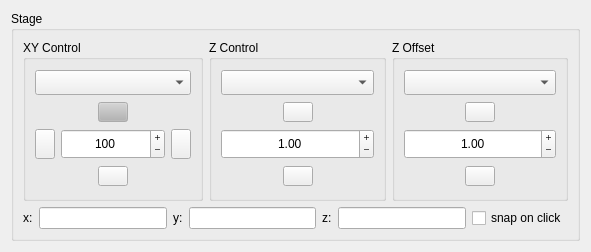
<?xml version="1.0" encoding="UTF-8"?>
<ui version="4.0">
 <class>Form</class>
 <widget class="QWidget" name="Form">
  <property name="geometry">
   <rect>
    <x>0</x>
    <y>0</y>
    <width>591</width>
    <height>248</height>
   </rect>
  </property>
  <property name="windowTitle">
   <string>Form</string>
  </property>
  <layout class="QGridLayout" name="gridLayout">
   <item row="0" column="0">
    <widget class="QGroupBox" name="stage_groupBox">
     <property name="enabled">
      <bool>true</bool>
     </property>
     <property name="sizePolicy">
      <sizepolicy hsizetype="Expanding" vsizetype="Preferred">
       <horstretch>0</horstretch>
       <verstretch>0</verstretch>
      </sizepolicy>
     </property>
     <property name="minimumSize">
      <size>
       <width>0</width>
       <height>230</height>
      </size>
     </property>
     <property name="maximumSize">
      <size>
       <width>16777215</width>
       <height>230</height>
      </size>
     </property>
     <property name="title">
      <string>Stage</string>
     </property>
     <layout class="QGridLayout" name="gridLayout_14">
      <item row="0" column="0">
       <widget class="QGroupBox" name="XY_groupBox">
        <property name="enabled">
         <bool>true</bool>
        </property>
        <property name="sizePolicy">
         <sizepolicy hsizetype="Expanding" vsizetype="Preferred">
          <horstretch>0</horstretch>
          <verstretch>0</verstretch>
         </sizepolicy>
        </property>
        <property name="minimumSize">
         <size>
          <width>180</width>
          <height>0</height>
         </size>
        </property>
        <property name="maximumSize">
         <size>
          <width>16777215</width>
          <height>16777215</height>
         </size>
        </property>
        <property name="title">
         <string>XY Control</string>
        </property>
        <layout class="QVBoxLayout" name="verticalLayout_3">
         <item>
          <widget class="QComboBox" name="xy_device_comboBox">
           <property name="minimumSize">
            <size>
             <width>0</width>
             <height>25</height>
            </size>
           </property>
           <property name="maximumSize">
            <size>
             <width>16777215</width>
             <height>25</height>
            </size>
           </property>
          </widget>
         </item>
         <item>
          <layout class="QHBoxLayout" name="horizontalLayout">
           <item>
            <spacer name="horizontalSpacer_3">
             <property name="orientation">
              <enum>Qt::Horizontal</enum>
             </property>
             <property name="sizeHint" stdset="0">
              <size>
               <width>40</width>
               <height>20</height>
              </size>
             </property>
            </spacer>
           </item>
           <item>
            <widget class="QPushButton" name="y_up_Button">
             <property name="enabled">
              <bool>true</bool>
             </property>
             <property name="maximumSize">
              <size>
               <width>30</width>
               <height>20</height>
              </size>
             </property>
             <property name="palette">
              <palette>
               <active>
                <colorrole role="Button">
                 <brush brushstyle="SolidPattern">
                  <color alpha="255">
                   <red>179</red>
                   <green>179</green>
                   <blue>179</blue>
                  </color>
                 </brush>
                </colorrole>
               </active>
               <inactive>
                <colorrole role="Button">
                 <brush brushstyle="SolidPattern">
                  <color alpha="255">
                   <red>179</red>
                   <green>179</green>
                   <blue>179</blue>
                  </color>
                 </brush>
                </colorrole>
               </inactive>
               <disabled>
                <colorrole role="Button">
                 <brush brushstyle="SolidPattern">
                  <color alpha="255">
                   <red>179</red>
                   <green>179</green>
                   <blue>179</blue>
                  </color>
                 </brush>
                </colorrole>
               </disabled>
              </palette>
             </property>
             <property name="text">
              <string/>
             </property>
            </widget>
           </item>
           <item>
            <spacer name="horizontalSpacer_4">
             <property name="orientation">
              <enum>Qt::Horizontal</enum>
             </property>
             <property name="sizeHint" stdset="0">
              <size>
               <width>40</width>
               <height>20</height>
              </size>
             </property>
            </spacer>
           </item>
          </layout>
         </item>
         <item>
          <layout class="QHBoxLayout" name="horizontalLayout_9">
           <item>
            <widget class="QPushButton" name="left_Button">
             <property name="enabled">
              <bool>true</bool>
             </property>
             <property name="maximumSize">
              <size>
               <width>20</width>
               <height>30</height>
              </size>
             </property>
             <property name="text">
              <string/>
             </property>
            </widget>
           </item>
           <item>
            <widget class="QSpinBox" name="xy_step_size_SpinBox">
             <property name="enabled">
              <bool>true</bool>
             </property>
             <property name="sizePolicy">
              <sizepolicy hsizetype="Expanding" vsizetype="Fixed">
               <horstretch>0</horstretch>
               <verstretch>0</verstretch>
              </sizepolicy>
             </property>
             <property name="minimumSize">
              <size>
               <width>100</width>
               <height>0</height>
              </size>
             </property>
             <property name="maximumSize">
              <size>
               <width>16777215</width>
               <height>30</height>
              </size>
             </property>
             <property name="layoutDirection">
              <enum>Qt::LeftToRight</enum>
             </property>
             <property name="alignment">
              <set>Qt::AlignCenter</set>
             </property>
             <property name="buttonSymbols">
              <enum>QAbstractSpinBox::PlusMinus</enum>
             </property>
             <property name="showGroupSeparator" stdset="0">
              <bool>false</bool>
             </property>
             <property name="minimum">
              <number>0</number>
             </property>
             <property name="maximum">
              <number>10000</number>
             </property>
             <property name="value">
              <number>100</number>
             </property>
            </widget>
           </item>
           <item>
            <widget class="QPushButton" name="right_Button">
             <property name="enabled">
              <bool>true</bool>
             </property>
             <property name="maximumSize">
              <size>
               <width>20</width>
               <height>30</height>
              </size>
             </property>
             <property name="text">
              <string/>
             </property>
            </widget>
           </item>
          </layout>
         </item>
         <item>
          <layout class="QHBoxLayout" name="horizontalLayout_4">
           <item>
            <spacer name="horizontalSpacer_6">
             <property name="orientation">
              <enum>Qt::Horizontal</enum>
             </property>
             <property name="sizeHint" stdset="0">
              <size>
               <width>40</width>
               <height>20</height>
              </size>
             </property>
            </spacer>
           </item>
           <item>
            <widget class="QPushButton" name="y_down_Button">
             <property name="enabled">
              <bool>true</bool>
             </property>
             <property name="maximumSize">
              <size>
               <width>30</width>
               <height>20</height>
              </size>
             </property>
             <property name="text">
              <string/>
             </property>
            </widget>
           </item>
           <item>
            <spacer name="horizontalSpacer_5">
             <property name="orientation">
              <enum>Qt::Horizontal</enum>
             </property>
             <property name="sizeHint" stdset="0">
              <size>
               <width>40</width>
               <height>20</height>
              </size>
             </property>
            </spacer>
           </item>
          </layout>
         </item>
        </layout>
       </widget>
      </item>
      <item row="1" column="0" colspan="3">
       <layout class="QGridLayout" name="gridLayout_8">
        <item row="0" column="5">
         <widget class="QLineEdit" name="y_lineEdit">
          <property name="alignment">
           <set>Qt::AlignCenter</set>
          </property>
          <property name="readOnly">
           <bool>true</bool>
          </property>
         </widget>
        </item>
        <item row="0" column="3">
         <widget class="QLabel" name="label_8">
          <property name="sizePolicy">
           <sizepolicy hsizetype="Fixed" vsizetype="Fixed">
            <horstretch>0</horstretch>
            <verstretch>0</verstretch>
           </sizepolicy>
          </property>
          <property name="text">
           <string>y:</string>
          </property>
         </widget>
        </item>
        <item row="0" column="7">
         <widget class="QLineEdit" name="z_lineEdit">
          <property name="alignment">
           <set>Qt::AlignCenter</set>
          </property>
          <property name="readOnly">
           <bool>true</bool>
          </property>
         </widget>
        </item>
        <item row="0" column="6">
         <widget class="QLabel" name="label_9">
          <property name="sizePolicy">
           <sizepolicy hsizetype="Fixed" vsizetype="Fixed">
            <horstretch>0</horstretch>
            <verstretch>0</verstretch>
           </sizepolicy>
          </property>
          <property name="text">
           <string>z:</string>
          </property>
         </widget>
        </item>
        <item row="0" column="2">
         <widget class="QLineEdit" name="x_lineEdit">
          <property name="enabled">
           <bool>true</bool>
          </property>
          <property name="alignment">
           <set>Qt::AlignCenter</set>
          </property>
          <property name="readOnly">
           <bool>true</bool>
          </property>
         </widget>
        </item>
        <item row="0" column="1">
         <widget class="QLabel" name="label_7">
          <property name="sizePolicy">
           <sizepolicy hsizetype="Fixed" vsizetype="Fixed">
            <horstretch>0</horstretch>
            <verstretch>0</verstretch>
           </sizepolicy>
          </property>
          <property name="text">
           <string>x:</string>
          </property>
         </widget>
        </item>
        <item row="0" column="8">
         <widget class="QCheckBox" name="snap_on_click_checkBox">
          <property name="text">
           <string>snap on click</string>
          </property>
         </widget>
        </item>
       </layout>
      </item>
      <item row="0" column="1">
       <widget class="QGroupBox" name="Z_groupBox">
        <property name="enabled">
         <bool>true</bool>
        </property>
        <property name="sizePolicy">
         <sizepolicy hsizetype="Expanding" vsizetype="Preferred">
          <horstretch>0</horstretch>
          <verstretch>0</verstretch>
         </sizepolicy>
        </property>
        <property name="minimumSize">
         <size>
          <width>130</width>
          <height>0</height>
         </size>
        </property>
        <property name="maximumSize">
         <size>
          <width>16777215</width>
          <height>16777215</height>
         </size>
        </property>
        <property name="title">
         <string>Z Control</string>
        </property>
        <layout class="QVBoxLayout" name="verticalLayout_2">
         <item>
          <widget class="QComboBox" name="focus_device_comboBox">
           <property name="minimumSize">
            <size>
             <width>0</width>
             <height>25</height>
            </size>
           </property>
           <property name="maximumSize">
            <size>
             <width>16777215</width>
             <height>25</height>
            </size>
           </property>
          </widget>
         </item>
         <item>
          <layout class="QHBoxLayout" name="horizontalLayout_6">
           <item>
            <spacer name="horizontalSpacer_8">
             <property name="orientation">
              <enum>Qt::Horizontal</enum>
             </property>
             <property name="sizeHint" stdset="0">
              <size>
               <width>40</width>
               <height>20</height>
              </size>
             </property>
            </spacer>
           </item>
           <item>
            <widget class="QPushButton" name="up_Button">
             <property name="enabled">
              <bool>true</bool>
             </property>
             <property name="maximumSize">
              <size>
               <width>30</width>
               <height>20</height>
              </size>
             </property>
             <property name="layoutDirection">
              <enum>Qt::LeftToRight</enum>
             </property>
             <property name="autoFillBackground">
              <bool>false</bool>
             </property>
             <property name="text">
              <string/>
             </property>
            </widget>
           </item>
           <item>
            <spacer name="horizontalSpacer_10">
             <property name="orientation">
              <enum>Qt::Horizontal</enum>
             </property>
             <property name="sizeHint" stdset="0">
              <size>
               <width>40</width>
               <height>20</height>
              </size>
             </property>
            </spacer>
           </item>
          </layout>
         </item>
         <item>
          <widget class="QDoubleSpinBox" name="z_step_size_doubleSpinBox">
           <property name="enabled">
            <bool>true</bool>
           </property>
           <property name="sizePolicy">
            <sizepolicy hsizetype="Expanding" vsizetype="Fixed">
             <horstretch>0</horstretch>
             <verstretch>0</verstretch>
            </sizepolicy>
           </property>
           <property name="minimumSize">
            <size>
             <width>100</width>
             <height>0</height>
            </size>
           </property>
           <property name="maximumSize">
            <size>
             <width>16777215</width>
             <height>30</height>
            </size>
           </property>
           <property name="alignment">
            <set>Qt::AlignCenter</set>
           </property>
           <property name="buttonSymbols">
            <enum>QAbstractSpinBox::PlusMinus</enum>
           </property>
           <property name="showGroupSeparator" stdset="0">
            <bool>false</bool>
           </property>
           <property name="maximum">
            <double>10000.000000000000000</double>
           </property>
           <property name="singleStep">
            <double>0.100000000000000</double>
           </property>
           <property name="value">
            <double>1.000000000000000</double>
           </property>
          </widget>
         </item>
         <item>
          <layout class="QHBoxLayout" name="horizontalLayout_5">
           <item>
            <spacer name="horizontalSpacer_7">
             <property name="orientation">
              <enum>Qt::Horizontal</enum>
             </property>
             <property name="sizeHint" stdset="0">
              <size>
               <width>40</width>
               <height>20</height>
              </size>
             </property>
            </spacer>
           </item>
           <item>
            <widget class="QPushButton" name="down_Button">
             <property name="enabled">
              <bool>true</bool>
             </property>
             <property name="maximumSize">
              <size>
               <width>30</width>
               <height>20</height>
              </size>
             </property>
             <property name="text">
              <string/>
             </property>
            </widget>
           </item>
           <item>
            <spacer name="horizontalSpacer_9">
             <property name="orientation">
              <enum>Qt::Horizontal</enum>
             </property>
             <property name="sizeHint" stdset="0">
              <size>
               <width>40</width>
               <height>20</height>
              </size>
             </property>
            </spacer>
           </item>
          </layout>
         </item>
        </layout>
       </widget>
      </item>
      <item row="0" column="2">
       <widget class="QGroupBox" name="offset_Z_groupBox">
        <property name="enabled">
         <bool>true</bool>
        </property>
        <property name="sizePolicy">
         <sizepolicy hsizetype="Expanding" vsizetype="Preferred">
          <horstretch>0</horstretch>
          <verstretch>0</verstretch>
         </sizepolicy>
        </property>
        <property name="minimumSize">
         <size>
          <width>130</width>
          <height>0</height>
         </size>
        </property>
        <property name="maximumSize">
         <size>
          <width>16777215</width>
          <height>16777215</height>
         </size>
        </property>
        <property name="title">
         <string>Z Offset</string>
        </property>
        <layout class="QVBoxLayout" name="verticalLayout">
         <item>
          <widget class="QComboBox" name="offset_device_comboBox">
           <property name="minimumSize">
            <size>
             <width>0</width>
             <height>25</height>
            </size>
           </property>
           <property name="maximumSize">
            <size>
             <width>16777215</width>
             <height>25</height>
            </size>
           </property>
          </widget>
         </item>
         <item>
          <layout class="QHBoxLayout" name="horizontalLayout_7">
           <item>
            <spacer name="horizontalSpacer_12">
             <property name="orientation">
              <enum>Qt::Horizontal</enum>
             </property>
             <property name="sizeHint" stdset="0">
              <size>
               <width>40</width>
               <height>20</height>
              </size>
             </property>
            </spacer>
           </item>
           <item>
            <widget class="QPushButton" name="offset_up_Button">
             <property name="enabled">
              <bool>true</bool>
             </property>
             <property name="maximumSize">
              <size>
               <width>30</width>
               <height>20</height>
              </size>
             </property>
             <property name="layoutDirection">
              <enum>Qt::LeftToRight</enum>
             </property>
             <property name="autoFillBackground">
              <bool>false</bool>
             </property>
             <property name="text">
              <string/>
             </property>
            </widget>
           </item>
           <item>
            <spacer name="horizontalSpacer_11">
             <property name="orientation">
              <enum>Qt::Horizontal</enum>
             </property>
             <property name="sizeHint" stdset="0">
              <size>
               <width>40</width>
               <height>20</height>
              </size>
             </property>
            </spacer>
           </item>
          </layout>
         </item>
         <item>
          <widget class="QDoubleSpinBox" name="offset_z_step_size_doubleSpinBox">
           <property name="enabled">
            <bool>true</bool>
           </property>
           <property name="sizePolicy">
            <sizepolicy hsizetype="Expanding" vsizetype="Fixed">
             <horstretch>0</horstretch>
             <verstretch>0</verstretch>
            </sizepolicy>
           </property>
           <property name="minimumSize">
            <size>
             <width>100</width>
             <height>0</height>
            </size>
           </property>
           <property name="maximumSize">
            <size>
             <width>16777215</width>
             <height>30</height>
            </size>
           </property>
           <property name="alignment">
            <set>Qt::AlignCenter</set>
           </property>
           <property name="buttonSymbols">
            <enum>QAbstractSpinBox::PlusMinus</enum>
           </property>
           <property name="showGroupSeparator" stdset="0">
            <bool>false</bool>
           </property>
           <property name="maximum">
            <double>10000.000000000000000</double>
           </property>
           <property name="singleStep">
            <double>0.100000000000000</double>
           </property>
           <property name="value">
            <double>1.000000000000000</double>
           </property>
          </widget>
         </item>
         <item>
          <layout class="QHBoxLayout" name="horizontalLayout_8">
           <item>
            <spacer name="horizontalSpacer_13">
             <property name="orientation">
              <enum>Qt::Horizontal</enum>
             </property>
             <property name="sizeHint" stdset="0">
              <size>
               <width>40</width>
               <height>20</height>
              </size>
             </property>
            </spacer>
           </item>
           <item>
            <widget class="QPushButton" name="offset_down_Button">
             <property name="enabled">
              <bool>true</bool>
             </property>
             <property name="maximumSize">
              <size>
               <width>30</width>
               <height>20</height>
              </size>
             </property>
             <property name="text">
              <string/>
             </property>
            </widget>
           </item>
           <item>
            <spacer name="horizontalSpacer_14">
             <property name="orientation">
              <enum>Qt::Horizontal</enum>
             </property>
             <property name="sizeHint" stdset="0">
              <size>
               <width>40</width>
               <height>20</height>
              </size>
             </property>
            </spacer>
           </item>
          </layout>
         </item>
        </layout>
       </widget>
      </item>
     </layout>
    </widget>
   </item>
  </layout>
 </widget>
 <resources/>
 <connections/>
</ui>
